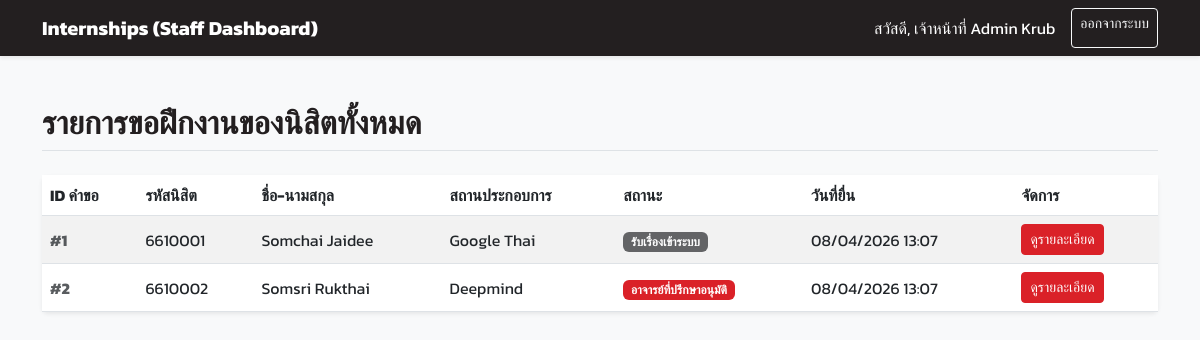
The app's page /staff_dashboard.php (signed in), older data.
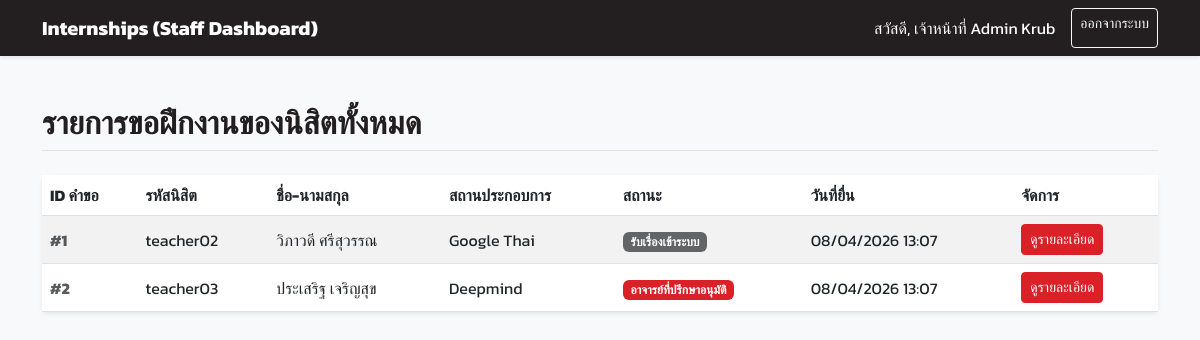
The same page, newer data.
### tables this page shows
CREATE TABLE `internship_requests` (
  `id` int(11) NOT NULL AUTO_INCREMENT,
  `student_id` int(11) NOT NULL,
  `company_name` varchar(255) NOT NULL,
  `position` varchar(255) NOT NULL,
  `start_date` date NOT NULL,
  `end_date` date NOT NULL,
  `status` int(11) NOT NULL DEFAULT 1 COMMENT '1: Received, 2: Advisor Approved, 3: Letter Issued, 4: Finished, 9: Canceled',
  `created_at` timestamp NOT NULL DEFAULT CURRENT_TIMESTAMP,
  PRIMARY KEY (`id`),
  FOREIGN KEY (`student_id`) REFERENCES `users`(`id`) ON DELETE CASCADE
);

CREATE TABLE `users` (
  `id` int(11) NOT NULL AUTO_INCREMENT,
  `username` varchar(50) NOT NULL UNIQUE,
  `password` varchar(255) NOT NULL,
  `role` enum('student','staff','teacher') NOT NULL,
  `first_name` varchar(100) NOT NULL,
  `last_name` varchar(100) NOT NULL,
  `title` varchar(50) DEFAULT NULL,
  `year_level` int(11) DEFAULT NULL,
  `profile_image` varchar(255) DEFAULT NULL,
  `education` text DEFAULT NULL,
  PRIMARY KEY (`id`)
);

### staff_dashboard.php (the view, shortened to what this page needs)
<?php
include 'config.php';
$sql = "SELECT ir.*, u.first_name, u.last_name, u.username as student_id_code
        FROM internship_requests ir
        JOIN users u ON ir.student_id = u.id
        ORDER BY ir.created_at DESC";
$result = $conn->query($sql);
?>
<!DOCTYPE html>
<html lang="th">
<head>
    <link href="https://cdn.jsdelivr.net/npm/bootstrap@5.3.0/dist/css/bootstrap.min.css" rel="stylesheet">
    <link rel="stylesheet" href="swu-theme.css">
</head>
<body>
<nav class="navbar navbar-expand-lg navbar-dark bg-dark shadow-sm">
  <div class="container">
    <a class="navbar-brand fw-bold" href="#">Internships (Staff Dashboard)</a>
    <div class="d-flex">
        <span class="navbar-text text-white me-3">สวัสดี, เจ้าหน้าที่ <?= $_SESSION['name'] ?></span>
        <a href="logout.php" class="btn btn-outline-light btn-sm">ออกจากระบบ</a>
    </div>
  </div>
</nav>
<div class="container mt-5">
    <h2 class="mb-4 text-dark fw-bold border-bottom pb-2">รายการขอฝึกงานของนิสิตทั้งหมด</h2>
    <div class="card shadow-sm border-0">
        <div class="card-body p-0">
            <div class="table-responsive">
                <table class="table table-hover table-striped mb-0 align-middle">
                    <thead class="bg-light">
                        <tr>
                            <th>ID คำขอ</th>
                            <th>รหัสนิสิต</th>
                            <th>ชื่อ-นามสกุล</th>
                            <th>สถานประกอบการ</th>
                            <th>สถานะ</th>
                            <th>วันที่ยื่น</th>
                            <th>จัดการ</th>
                        </tr>
                    </thead>
                    <tbody>
                        <?php if($result->num_rows > 0): ?>
                            <?php while($row = $result->fetch_assoc()): ?>
                                <tr>
                                    <td class="fw-bold text-muted">#<?= $row['id'] ?></td>
                                    <td><?= htmlspecialchars($row['student_id_code']) ?></td>
                                    <td><?= htmlspecialchars($row['first_name'] . ' ' . $row['last_name']) ?></td>
                                    <td><?= htmlspecialchars($row['company_name']) ?></td>
                                    <td><?= getStatusLabel($row['status']) ?></td>
                                    <td><?= date('d/m/Y H:i', strtotime($row['created_at'])) ?></td>
                                    <td>
                                        <a href="staff_view.php?id=<?= $row['id'] ?>" class="btn btn-sm btn-primary">ดูรายละเอียด</a>
                                    </td>
                                </tr>
                            <?php endwhile; ?>
                        <?php else: ?>
                            <tr>
                                <td colspan="7" class="text-center py-4 text-muted">ยังไม่มีรายการคำขอ</td>
                            </tr>
                        <?php endif; ?>
                    </tbody>
                </table>
            </div>
        </div>
    </div>
</div>
</body>
</html>

### config.php (shortened to what this page needs)
<?php
function getStatusLabel($status_code) {
    switch ($status_code) {
        case 1: return '<span class="badge bg-secondary">รับเรื่องเข้าระบบ</span>';
        case 2: return '<span class="badge bg-primary">อาจารย์ที่ปรึกษาอนุมัติ</span>';
    }
}
?>

### swu-theme.css (style rules this page uses)
:root { --swu-red: #DA2128; --swu-red-hover: #b01820; --swu-grey: #636466; --swu-dark: #231F20; --bs-primary: #DA2128; --bs-primary-rgb: 218, 33, 40; --bs-secondary: #636466; --bs-secondary-rgb: 99, 100, 102; --bs-dark: #231F20; --bs-dark-rgb: 35, 31, 32; --bs-link-color: #DA2128; --bs-link-hover-color: #b01820; }
.btn-primary { --bs-btn-bg: var(--swu-red); --bs-btn-border-color: var(--swu-red); --bs-btn-hover-bg: var(--swu-red-hover); --bs-btn-hover-border-color: var(--swu-red-hover); --bs-btn-focus-shadow-rgb: 218, 33, 40; --bs-btn-active-bg: var(--swu-red-hover); --bs-btn-active-border-color: var(--swu-red-hover); }
.bg-primary { background-color: var(--swu-red) !important; }
.bg-secondary { background-color: var(--swu-grey) !important; }
.bg-dark { background-color: var(--swu-dark) !important; }

### staff_dashboard.php (style rules this page uses)
body { font-family: 'Kanit', sans-serif; background-color: #f8f9fa; }

Row changes from the older to the newer data that the page shows:
changed through a linked row, internship_requests "Google Thai": student.username "6610001" → "teacher02"; student.last_name "Somchai Jaidee" → "วิภาวดี ศรีสุวรรณ"
changed through a linked row, internship_requests "Deepmind": student.username "6610002" → "teacher03"; student.last_name "Somsri Rukthai" → "ประเสริฐ เจริญสุข"
